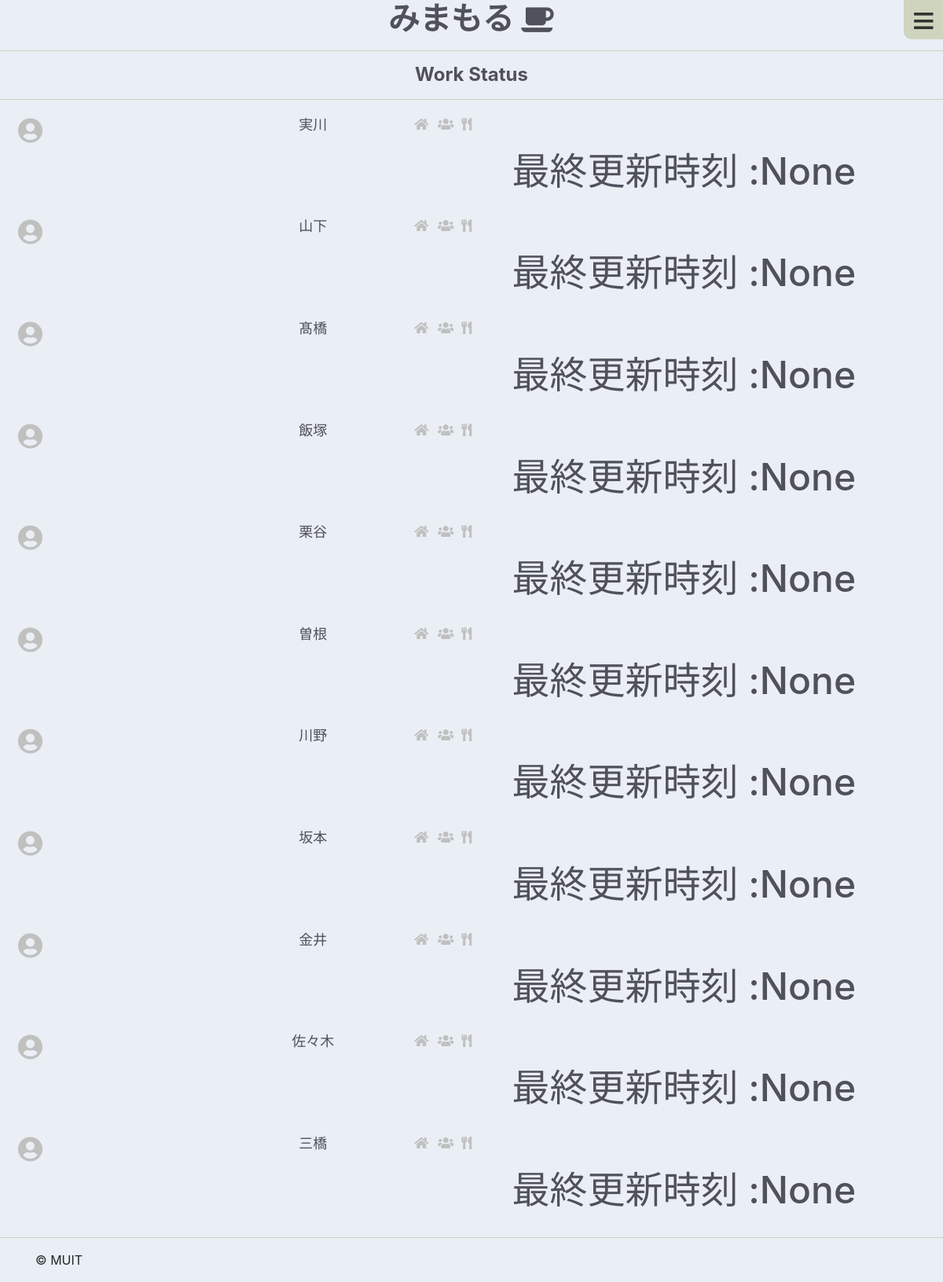
The page /status/index/ on the database its author committed.
### status/models.py (models this page shows, shortened)
class Member(models.Model):
    PLACE_CHOICE = (
        ('HOME', '在宅'),
        ('MEJIRO', '目白台'),
        ('OOTE', '大手町'),
        ('DAYOFF','休暇'),
    )
    STATUS_CHOICE = (
        ('WORK', '勤務中'),
        ('LEAVE', '離席中'),
        ('LUNCH', '食事中'),
    )
    name = models.CharField(
        verbose_name='名前',
        max_length=200,
    )
    place = models.CharField(
        verbose_name='勤務場所',
        choices=PLACE_CHOICE,
        max_length=10,
        default='目白台',
    )
    status = models.CharField(
        verbose_name='勤務ステータス',
        choices=STATUS_CHOICE,
        max_length=10,
        default='勤務中',
    )
    status_work = models.BooleanField(
        default=False,
    )
    status_home = models.BooleanField(
        default=False,
    )
    status_meeting = models.BooleanField(
        default=False,
    )
    status_lunch = models.BooleanField(
        default=False,
    )
    last_update_time = models.DateTimeField(
        default=timezone.now
    )

### status/views.py (the view)
# urls.py: path('index/', views.index, name='index'),
def index(request):
    member = Member.objects.order_by('id')
    return render(request, 'status/index.html', {'member': member})

### status/templates/status/index.html (shortened to what this page needs)
<!DOCTYPE html>
<html>
{% load static %}
<head>
    <link href="https://use.fontawesome.com/releases/v5.6.1/css/all.css" rel="stylesheet">
    <link rel="stylesheet" href="https://maxcdn.bootstrapcdn.com/font-awesome/4.4.0/css/font-awesome.min.css">
    <link rel="stylesheet" href="https://stackpath.bootstrapcdn.com/bootstrap/4.5.2/css/bootstrap.min.css">
    <link rel="stylesheet" href="{% static 'style.css' %}">
</head>
<body>
    <div class="container">
        <header>
            <h1>
                <td align="center">みまもる</td>
                <i class="fa fa-coffee"></i>
            </h1>
        </header>
    </div>
    <hr>
    <div class="container-fluid">
            <h4>
                <p>Work Status</p>
            </h4>
    </div>
    <hr>
    <main　class="container-fluid">
    {% for member in member.all %}
        <h4>
          <div class="row">
                <p>
                  <div class="my-box col-3">
                    <form action="{% url 'status:update' member.pk %}" method="POST">
                      {% if member.status_work %}
                        <button type="submit" name="work" class="btn"><i class="fas fa-user-circle fa-2x"></i></button>
                      {% else %}
                        <button type="submit" name="work" class="btn"><i class="fas fa-user-circle fa-2x icon-gray"></i></button>
                      {% endif %}
                    </form>
                  </div>
                  <div class="my-box col-2">
                    <h5 class="name">{{ member.name }}</h5>
                  </div>
                  <div class="my-box col-7">
                    <form action="{% url 'status:update' member.pk %}" method="POST">
                      {% if member.status_home %}
                        <button type="submit" name="home" class="btn" style="width:30px; height:30px"><i class="fas fa-home"></i></button>
                      {% else %}
                        <button type="submit" name="home" class="btn" style="width:30px; height:30px"><i class="fas fa-home icon-gray"></i></button>
                      {% endif %}
                    </form>
                    <form action="{% url 'status:update' member.pk %}" method="POST">
                      {% if member.status_meeting %}
                        <button type="submit" name="meeting" class="btn" style="width:30px; height:30px"><i class="fas fa-users"></i></button>
                      {% else %}
                        <button type="submit" name="meeting" class="btn" style="width:30px; height:30px"><i class="fas fa-users icon-gray"></i></button>
                      {% endif %}
                    </form>
                    <form action="{% url 'status:update' member.pk %}" method="POST">
                      {% if member.status_lunch %}
                        <button type="submit" name="lunch" class="btn" style="width:30px; height:30px"><i class="fas fa-utensils"></i></button>
                      {% else %}
                        <button type="submit" name="lunch" class="btn" style="width:30px; height:30px"><i class="fas fa-utensils icon-gray"></i></button>
                      {% endif %}
                    </form>
                  </div>
                </p>
          </div>
            <div class="row">
              <p>
                <div class="my-box col-11 align-right">
                  <h6>
                      <p align="right">最終更新時刻 :<class="last_update_time">{{ member.last_update_time }}</p>
                  </h6>
                </div>
              </p>
            </div>
        </h4>
    {% endfor %}
    </main>
    <hr>
    <div class="container">
        <footer>
            <p>&copy; MUIT</p>
        </footer>
    </div>
</body>
</html>

### static/style.css (style rules this page uses)
body { background-color: #e9eff4; white-space: nowrap; }
h1 { color: #51505d; font-weight: bold; margin: 0; text-align: center; }
h4 { color: #51505d; font-weight: bold; margin: 10px; text-align: center; }
hr { border-color: #ced4be; }
h5 { font-size: 4vw; text-align: center; }
h6 { font-size: 4vw; text-align: right; }
.align-right { text-align: right; font-size: 3vw; }
.icon-gray { color: silver; }
.btn { float: left; display:inline-flex }
.name { text-align: center; font-size: 18px; display:inline-flex }

### rows shown on the page
Member: status_work False (drawn), name "実川", status_home False (drawn), status_meeting False (drawn), status_lunch False (drawn), last_update_time "None"
Member: status_work False (drawn), name "山下", status_home False (drawn), status_meeting False (drawn), status_lunch False (drawn), last_update_time "None"
Member: status_work False (drawn), name "髙橋", status_home False (drawn), status_meeting False (drawn), status_lunch False (drawn), last_update_time "None"
Member: status_work False (drawn), name "飯塚", status_home False (drawn), status_meeting False (drawn), status_lunch False (drawn), last_update_time "None"
Member: status_work False (drawn), name "栗谷", status_home False (drawn), status_meeting False (drawn), status_lunch False (drawn), last_update_time "None"
Member: status_work False (drawn), name "曽根", status_home False (drawn), status_meeting False (drawn), status_lunch False (drawn), last_update_time "None"
Member: status_work False (drawn), name "川野", status_home False (drawn), status_meeting False (drawn), status_lunch False (drawn), last_update_time "None"
Member: status_work False (drawn), name "坂本", status_home False (drawn), status_meeting False (drawn), status_lunch False (drawn), last_update_time "None"
Member: status_work False (drawn), name "金井", status_home False (drawn), status_meeting False (drawn), status_lunch False (drawn), last_update_time "None"
Member: status_work False (drawn), name "佐々木", status_home False (drawn), status_meeting False (drawn), status_lunch False (drawn), last_update_time "None"
Member: status_work False (drawn), name "三橋", status_home False (drawn), status_meeting False (drawn), status_lunch False (drawn), last_update_time "None"
